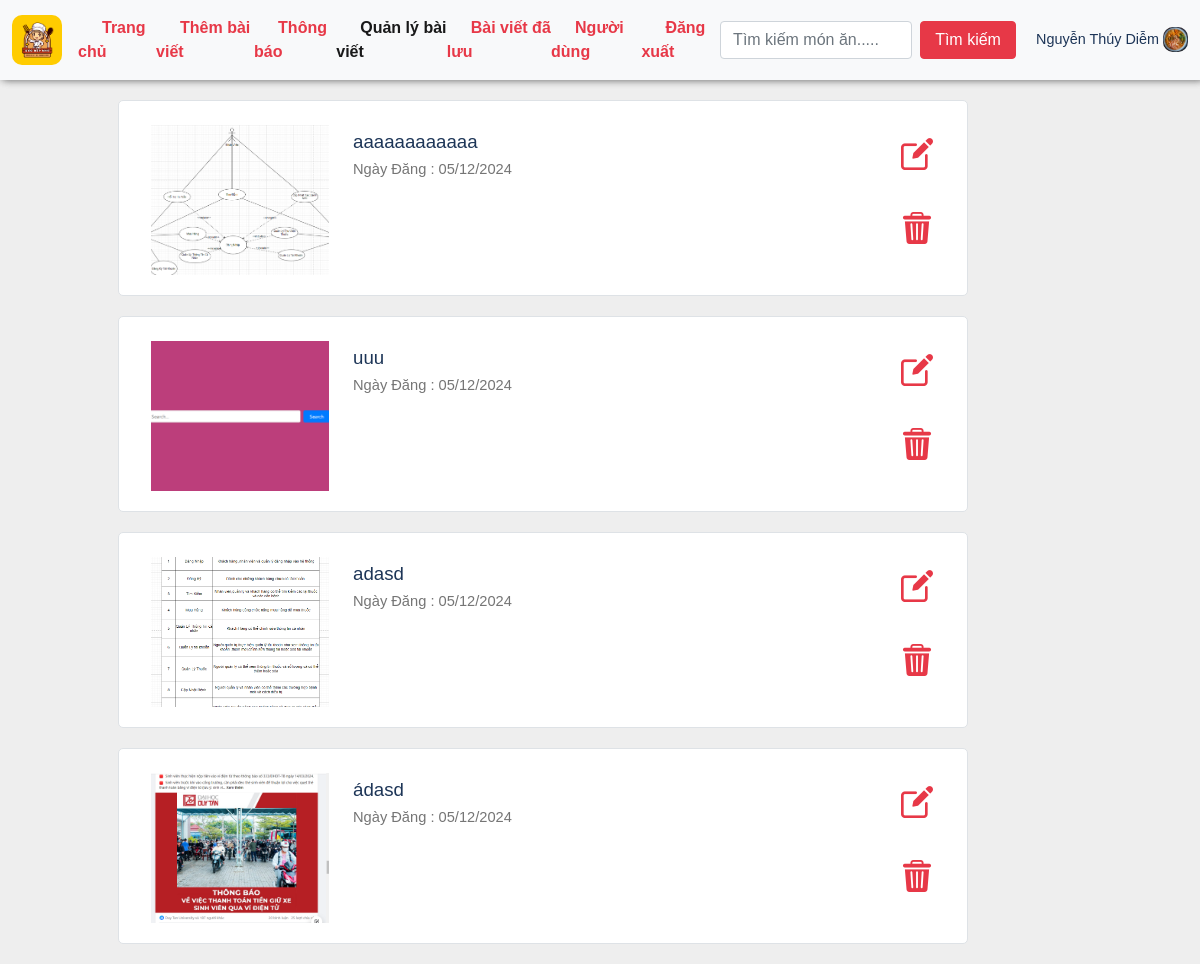
Before: /myfood/ (signed in) with the older database file.
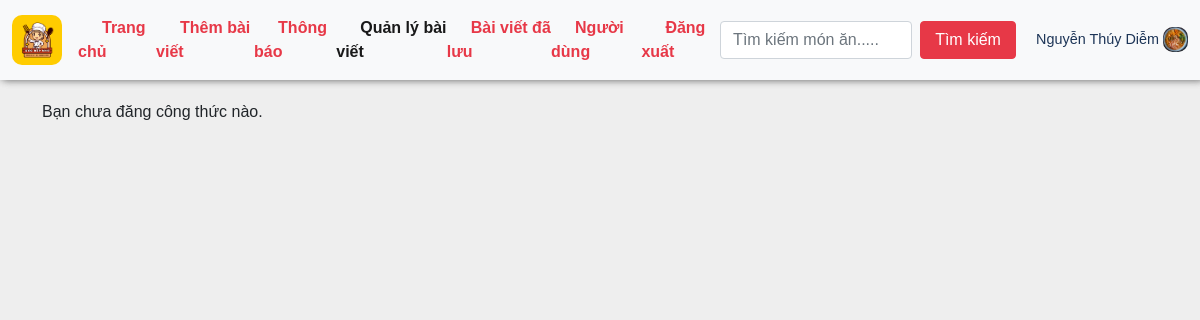
After: the same page with the newer database file.
### appfood/models.py (models this page shows, shortened)
class Recipe(models.Model):
    title = models.CharField(max_length=100,null=True)
    author = models.ForeignKey('auth.User', on_delete=models.CASCADE)
    introduce = models.CharField(max_length=100,null=True)
    description = models.CharField(max_length=200,null=True)
    created_at = models.DateTimeField(auto_now_add=True)
    views = models.IntegerField(default=0)
    liked_tym = models.ManyToManyField(User, related_name='liked_recipes', blank=True)
    classify = models.ManyToManyField(Classify, related_name='recipes', blank=True)
    reported = models.BooleanField(default=False)

class RecipeImage(models.Model):
    recipe = models.ForeignKey(Recipe, related_name='images', on_delete=models.CASCADE)
    image = models.ImageField(upload_to='images/')
    uploaded_at = models.DateTimeField(auto_now_add=True)

### appfood/views.py (the view)
# urls.py: path('myfood/', views.myfood, name='myfood'),
@login_required
def myfood(request):
    recipes = Recipe.objects.filter(author=request.user)
    user_profile, created = UserProfile.objects.get_or_create(user=request.user)
    return render(request, 'appfood/myfood.html', {'recipes': recipes, 'user_profile': user_profile})

### appfood/templates/appfood/myfood.html (shortened to what the changed rows need)
{% extends "appfood/base.html" %}
{%load static%}
{% block myfood%}
<main>
    <div class="container">
        <div class="row">
           {% for recipe in recipes %}
        <div class="col-md-10">
            <div class="row p-2 bg-white border post-block" style="width: 850px;float: right;">
                {% if recipe.images.first %}
                <div class="col-md-3 mt-1">
                    <img class="img-fluid img-responsive product-image" style="width: 200px;height: 150px; object-fit: cover;" src="{{ recipe.images.first.image.url }}">
                </div>
                {% endif %}
                <div class="col-md-8 mt">
                    <h4 id="title">{{recipe.title}}</h4>
                    <h5 id="date" class="text-justify text-truncate para mb-0">Ngày Đăng : {{recipe.images.first.uploaded_at|date:"d/m/Y"}}</h5>
                </div>
                <div class="align-items-center align-content-center col-md-1 border-left mt-1">
                    <div class="d-flex flex-column">
                        <a href="{% url 'edit_recipe' recipe.id %}" id="btn-edit" class="btn btn-sm" type="button">
                            <img src="{% static 'img/editt.png' %}" alt="">
                        </a>
                        <br>
                        <a href="{% url 'delete_recipe' recipe.id %}" id="btn-delete" class="btn">
                            <img src="{% static 'img/deletee.png' %}" alt="">
                        </a>
                    </div>
                </div>
            </div>
        </div>
        {% endfor %}
        {% if recipes.count == 0 %}
    <p>Bạn chưa đăng công thức nào.</p>
        {% endif %}
        </div>
    </div>
</main>
{% endblock myfood%}

Changed rows visible on the page:
removed Recipe: images.first.image (picture), title "aaaaaaaaaaaa", images.first.uploaded_at "05/12/2024"
removed Recipe: images.first.image (picture), title "uuu", images.first.uploaded_at "05/12/2024"
removed Recipe: images.first.image (picture), title "adasd", images.first.uploaded_at "05/12/2024"
removed Recipe: images.first.image (picture), title "ádasd", images.first.uploaded_at "05/12/2024"
Other visible differences:
text now shown: "Bạn chưa đăng công thức nào."
